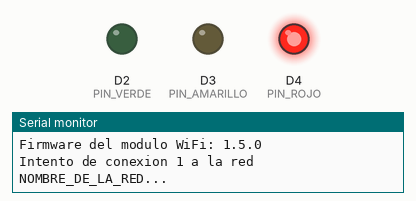
Recording of a sketch running on a simulated Arduino Uno R4 WiFi. Parts: output pins drawn as LEDs (lit = HIGH), the last lines printed to the serial monitor. WiFi joins after 1.5 s; servers stay silent unless stated.

Above: at 0.1 s.
At 1.6 s:
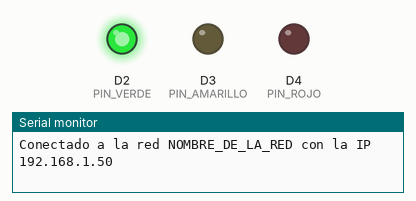
Timing chart, 0 to 3.1 s (numbered marks = the images above):
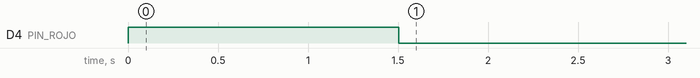

The sketch:

Ejercicio21_Diagnostico_WiFi_Semaforo.ino
```cpp
/*
  ============================================================================
  EJERCICIO 21: DIAGNOSTICO DE RED WIFI CON SEMAFORO
  Curso Arduino IoT y Domotica - Universidad Americana (UAM)
  ============================================================================

  PLACA:        Arduino UNO R4 WiFi (WiFi de 2,4 GHz)
  COMPONENTES:  - Modulo semaforo Keyestudio (GND, G, Y, R)
  BIBLIOTECAS:  Solo WiFiS3, que viene con el paquete "Arduino UNO R4 Boards".
  ARCHIVOS:     Necesita "arduino_secrets.h" en la misma carpeta (nombre y
                clave de la red WiFi). Ese archivo NO se comparte.

  CONEXIONES:   Semaforo   GND -> GND   G (verde) -> D2
                           Y (amarillo) -> D3   R (rojo) -> D4

  QUE HACE:     - Se conecta a la red del aula.
                - Mide la intensidad de senal (RSSI, en dBm) cada 0,4 s y
                  promedia las ultimas 5 lecturas.
                - Cada 2 s escribe en el Monitor Serial el nombre de la red,
                  la direccion IP, el RSSI, el promedio y la calidad.
                - El semaforo indica el estado de la senal:
                    VERDE    senal fuerte (promedio de -65 dBm o mejor)
                    AMARILLO senal debil (peor que -65 dBm)
                    ROJO     sin conexion (y la placa intenta reconectarse)
                - Para volver a verde se exige 3 dB mas que para quedarse en
                  verde (histeresis), asi el semaforo no parpadea.
                - Si la red se cae, reintenta cada 10 s.

  PARA RECORRER EL AULA: Con la placa alimentada por un cable USB largo o una
                bateria externa, camine por el aula y compare el promedio y el
                color del semaforo en distintos puntos.

  IMPORTANTE:   El RSSI depende del router, la antena, las paredes y hasta de
                la posicion de su cuerpo. Los umbrales son una guia de aula, no
                una medicion de laboratorio. No comparta capturas del Monitor
                Serial que muestren la IP o el nombre de la red.

  MONITOR SERIAL: 9600 baudios.
  ============================================================================
*/

// ============================================================================
// 1. BIBLIOTECAS Y DATOS DE LA RED
// ============================================================================

#include <WiFiS3.h>
#include "arduino_secrets.h"

char ssid[] = SECRET_SSID;
char pass[] = SECRET_PASS;

// ============================================================================
// 2. PINES Y CONSTANTES
// ============================================================================

const int PIN_VERDE    = 2;    // Semaforo: verde.
const int PIN_AMARILLO = 3;    // Semaforo: amarillo.
const int PIN_ROJO     = 4;    // Semaforo: rojo.

// ---- Umbrales de senal (en dBm; mas cerca de 0 es mejor) ----
// Verde si el promedio es de -65 dBm o mejor.
const float UMBRAL_FUERTE_DBM = -65.0;
// Para VOLVER a verde desde amarillo se pide este margen extra (histeresis).
const float HISTERESIS_DB = 3.0;
// Por debajo de este valor la senal se llama "muy debil" (sigue en amarillo).
const float UMBRAL_MUY_DEBIL_DBM = -80.0;
// Para la calidad en %: -100 dBm = 0 %, -50 dBm = 100 %.
const long RSSI_CALIDAD_MIN = -100;
const long RSSI_CALIDAD_MAX = -50;

// ---- Tiempos ----
// Cada cuantos ms se lee el RSSI (5 lecturas = 2 s).
const unsigned long INTERVALO_LECTURA_MS = 400UL;
// Cada cuantos ms se escribe el informe en el Monitor Serial.
const unsigned long INTERVALO_INFORME_MS = 2000UL;
// Cada cuantos ms se reintenta la conexion si la red esta caida.
const unsigned long INTERVALO_REINTENTO_MS = 10000UL;
// Cuanto se espera, como maximo, a que conecte en cada intento.
const unsigned long ESPERA_CONEXION_MS = 5000UL;
const unsigned long PASO_ESPERA_MS = 250UL;
// Intentos al encender la placa.
const int INTENTOS_INICIALES = 3;

// Cuantas lecturas se promedian.
const int NUM_LECTURAS = 5;

// Estados de la senal.
const int SENAL_SIN_CONEXION = 0;
const int SENAL_DEBIL        = 1;
const int SENAL_FUERTE       = 2;

// ============================================================================
// 3. VARIABLES DE ESTADO
// ============================================================================

int estadoSenal = SENAL_SIN_CONEXION;

// Ultimas lecturas de RSSI (buffer circular).
long lecturas[NUM_LECTURAS];
int cantidadLecturas = 0;
int indiceLectura = 0;
long ultimoRssi = 0;
float promedioRssi = 0.0;

unsigned long ultimaLectura = 0;
unsigned long ultimoInforme = 0;
unsigned long ultimoIntento = 0;

// Conteo de intentos de conexion y momento en que se perdio la red.
unsigned long numeroIntento = 0;
unsigned long inicioCaida = 0;

// ============================================================================
// 4. FUNCIONES PROPIAS: LECTURA Y CLASIFICACION
// ============================================================================

// Guarda una lectura en el buffer circular y recalcula el promedio.
void guardarLectura(long rssi) {
  lecturas[indiceLectura] = rssi;
  indiceLectura = (indiceLectura + 1) % NUM_LECTURAS;
  if (cantidadLecturas < NUM_LECTURAS) {
    cantidadLecturas++;
  }
  long suma = 0;
  for (int i = 0; i < cantidadLecturas; i++) {
    suma += lecturas[i];
  }
  ultimoRssi = rssi;
  promedioRssi = (float)suma / (float)cantidadLecturas;
}

// Borra las lecturas (al perder la red).
void borrarLecturas() {
  cantidadLecturas = 0;
  indiceLectura = 0;
  ultimoRssi = 0;
  promedioRssi = 0.0;
}

// Elige VERDE o AMARILLO con histeresis, segun el promedio.
void actualizarEstadoSenal() {
  if (estadoSenal == SENAL_FUERTE) {
    if (promedioRssi < UMBRAL_FUERTE_DBM) {
      estadoSenal = SENAL_DEBIL;
    }
  } else {
    // Desde amarillo (o recien conectado) se pide un margen extra.
    float umbralSubida = UMBRAL_FUERTE_DBM + HISTERESIS_DB;
    if (promedioRssi >= umbralSubida) {
      estadoSenal = SENAL_FUERTE;
    } else {
      estadoSenal = SENAL_DEBIL;
    }
  }
}

// Calidad de 0 a 100 % a partir del promedio.
int calidadPorcentaje() {
  long valor = (long)promedioRssi;
  long porcentaje = map(valor, RSSI_CALIDAD_MIN, RSSI_CALIDAD_MAX, 0L, 100L);
  return (int)constrain(porcentaje, 0L, 100L);
}

// Texto de la senal.
const char* textoSenal() {
  if (estadoSenal == SENAL_SIN_CONEXION) {
    return "SIN CONEXION (rojo)";
  }
  if (estadoSenal == SENAL_FUERTE) {
    return "FUERTE (verde)";
  }
  if (promedioRssi < UMBRAL_MUY_DEBIL_DBM) {
    return "MUY DEBIL (amarillo)";
  }
  return "DEBIL (amarillo)";
}

// ============================================================================
// 5. FUNCIONES PROPIAS: SEMAFORO
// ============================================================================

// Verde = senal fuerte, amarillo = senal debil, rojo = sin conexion.
void actualizarSemaforo() {
  digitalWrite(PIN_VERDE, (estadoSenal == SENAL_FUERTE) ? HIGH : LOW);
  digitalWrite(PIN_AMARILLO, (estadoSenal == SENAL_DEBIL) ? HIGH : LOW);
  digitalWrite(PIN_ROJO, (estadoSenal == SENAL_SIN_CONEXION) ? HIGH : LOW);
}

// ============================================================================
// 6. FUNCIONES PROPIAS: RED
// ============================================================================

// Un intento de conexion: espera hasta ESPERA_CONEXION_MS a que conecte.
// Mientras espera, el semaforo queda en rojo.
bool intentarConexion() {
  numeroIntento++;
  Serial.print("Intento de conexion ");
  Serial.print(numeroIntento);
  Serial.print(" a la red ");
  Serial.print(ssid);
  Serial.println("...");
  ultimoIntento = millis();
  WiFi.begin(ssid, pass);
  unsigned long inicio = millis();
  while (WiFi.status() != WL_CONNECTED && millis() - inicio < ESPERA_CONEXION_MS) {
    delay(PASO_ESPERA_MS);
  }
  return (WiFi.status() == WL_CONNECTED);
}

// Se ejecuta al conectar (al arrancar o al reconectar).
void alConectar() {
  borrarLecturas();
  guardarLectura((long)WiFi.RSSI());
  estadoSenal = SENAL_DEBIL;
  actualizarEstadoSenal();
  actualizarSemaforo();
  ultimaLectura = millis();
  Serial.print("Conectado a la red ");
  Serial.print(WiFi.SSID());
  Serial.print(" con la IP ");
  Serial.println(WiFi.localIP());
  if (inicioCaida != 0) {
    Serial.print("Red recuperada despues de ");
    Serial.print((millis() - inicioCaida) / 1000UL);
    Serial.println(" s");
    inicioCaida = 0;
  }
}

// Se ejecuta al detectar que la red se cayo.
void alPerderConexion() {
  estadoSenal = SENAL_SIN_CONEXION;
  borrarLecturas();
  inicioCaida = millis();
  // El primer reintento es inmediato.
  ultimoIntento = millis() - INTERVALO_REINTENTO_MS;
  actualizarSemaforo();
  Serial.println("ALERTA: se perdio la conexion con la red");
}

// ============================================================================
// 7. FUNCIONES PROPIAS: INFORME
// ============================================================================

// Escribe el informe de diagnostico en el Monitor Serial.
void imprimirInforme() {
  if (estadoSenal == SENAL_SIN_CONEXION) {
    unsigned long pasado = millis() - ultimoIntento;
    unsigned long falta = (pasado >= INTERVALO_REINTENTO_MS) ? 0UL : (INTERVALO_REINTENTO_MS - pasado) / 1000UL;
    Serial.print("Red: ");
    Serial.print(ssid);
    Serial.print(" | ");
    Serial.print(textoSenal());
    Serial.print(" | intentos: ");
    Serial.print(numeroIntento);
    Serial.print(" | proximo intento en ");
    Serial.print(falta);
    Serial.println(" s");
    return;
  }
  Serial.print("Red: ");
  Serial.print(WiFi.SSID());
  Serial.print(" | IP: ");
  Serial.print(WiFi.localIP());
  Serial.print(" | RSSI: ");
  Serial.print(ultimoRssi);
  Serial.print(" dBm | Promedio(");
  Serial.print(cantidadLecturas);
  Serial.print("): ");
  Serial.print(promedioRssi, 1);
  Serial.print(" dBm | Calidad: ");
  Serial.print(calidadPorcentaje());
  Serial.print(" % | Senal: ");
  Serial.println(textoSenal());
}

// ============================================================================
// 8. SETUP
// ============================================================================

void setup() {
  Serial.begin(9600);

  pinMode(PIN_VERDE, OUTPUT);
  pinMode(PIN_AMARILLO, OUTPUT);
  pinMode(PIN_ROJO, OUTPUT);
  actualizarSemaforo();   // Empieza en rojo: aun no hay conexion.

  Serial.println("DIAGNOSTICO DE RED WIFI - ARDUINO UNO R4 WIFI");
  Serial.println("---------------------------------------------");

  if (WiFi.status() == WL_NO_MODULE) {
    Serial.println("ERROR: no se detecta el modulo WiFi.");
    while (true) {
      // Se queda aqui con el semaforo en rojo.
    }
  }
  String version = WiFi.firmwareVersion();
  Serial.print("Firmware del modulo WiFi: ");
  Serial.println(version);
  if (version < WIFI_FIRMWARE_LATEST_VERSION) {
    Serial.println("Aviso: hay un firmware mas nuevo (Herramientas > Firmware Updater).");
  }

  for (int intento = 1; intento <= INTENTOS_INICIALES; intento++) {
    if (intentarConexion()) {
      alConectar();
      break;
    }
  }
  if (WiFi.status() != WL_CONNECTED) {
    Serial.println("No se pudo conectar: se seguira intentando cada 10 s.");
    inicioCaida = millis();
  }
  ultimoInforme = millis();
}

// ============================================================================
// 9. LOOP
// ============================================================================

void loop() {
  unsigned long ahora = millis();
  bool conectado = (WiFi.status() == WL_CONNECTED);

  if (conectado) {
    // Se acaba de recuperar la red.
    if (estadoSenal == SENAL_SIN_CONEXION) {
      alConectar();
    }
    // Lectura del RSSI y clasificacion.
    if (ahora - ultimaLectura >= INTERVALO_LECTURA_MS) {
      ultimaLectura = ahora;
      guardarLectura((long)WiFi.RSSI());
      actualizarEstadoSenal();
    }
  } else {
    // Se acaba de perder la red.
    if (estadoSenal != SENAL_SIN_CONEXION) {
      alPerderConexion();
    }
    // Reintento cada INTERVALO_REINTENTO_MS.
    if (ahora - ultimoIntento >= INTERVALO_REINTENTO_MS) {
      if (intentarConexion()) {
        alConectar();
      } else {
        Serial.println("Sin exito: se reintentara mas tarde.");
      }
    }
  }

  actualizarSemaforo();

  // Informe cada 2 s.
  if (millis() - ultimoInforme >= INTERVALO_INFORME_MS) {
    ultimoInforme = millis();
    imprimirInforme();
  }
}
```

arduino_secrets.h
```cpp
// ============================================================================
// arduino_secrets.h - DATOS DE LA RED WIFI (NO SE COMPARTE)
// ----------------------------------------------------------------------------
// Escriba aqui el nombre y la clave de la red del aula (red de 2,4 GHz).
// Este archivo debe estar en la MISMA carpeta que el programa .ino.
// No suba este archivo a repositorios publicos ni lo envie por correo con
// la clave real: guarde una copia con datos de ejemplo.
// ============================================================================
#define SECRET_SSID "NOMBRE_DE_LA_RED"
#define SECRET_PASS "CLAVE_DE_LA_RED"
```
